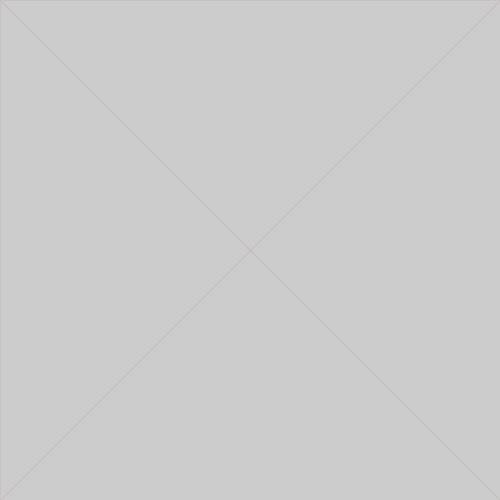
Frame 1 (no input)
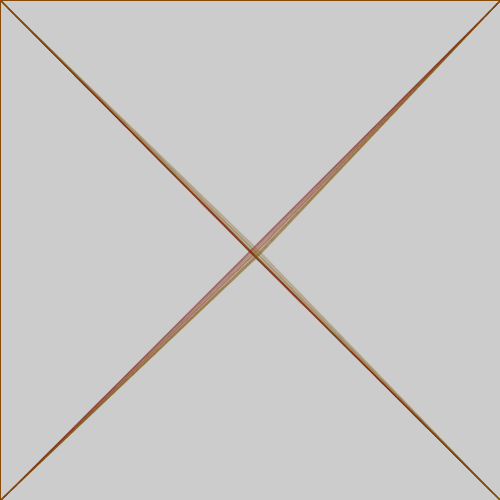
Frame 60 (the mouse pressed at the canvas centre just before this capture)
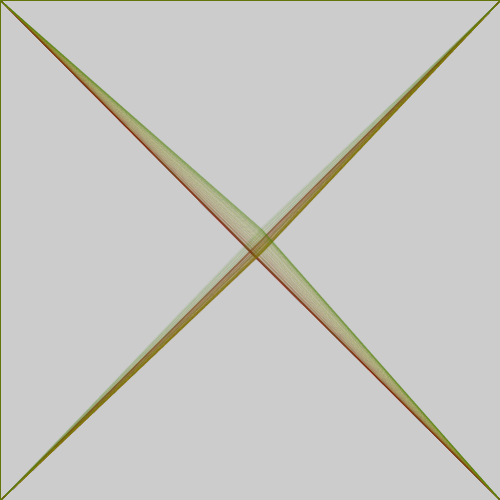
Frame 120 (the mouse held since frame 60 and released just before this capture)

The Processing sketch that drew these frames (run headless with seeded random() and noise(); from frame 60 on, the mouse is pressed at the canvas centre):

// Processing sketch: Spiral
// ── Spiral.pde
float x,y,f,a=.2;void setup(){size(500,500);noFill();clear();colorMode(HSB,99);}
void draw(){f+=a;x=250+sin(f/9)*f;y=250+cos(f/9)*f;stroke(f%99,99,50,5);triangle(0,0,x,y,0,500);triangle(0,500,x,y,500,500);triangle(0,0,x,y,500,0);triangle(500,0,x,y,500,500);if(f>300||f<0){a*=-1;}}
